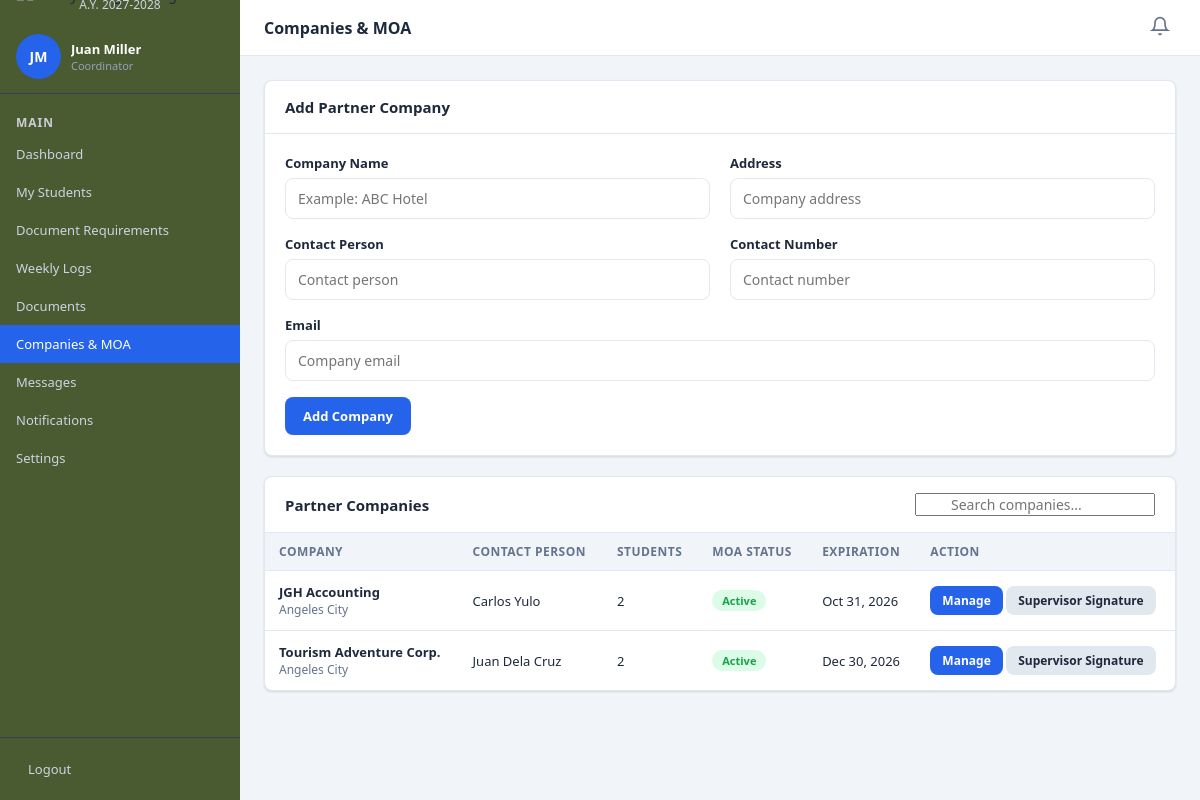
The app's page /coordinator_companies.php (signed in) with its own data.
### tables this page shows
CREATE TABLE `companies` (
  `id` int(11) NOT NULL,
  `company_name` varchar(150) NOT NULL,
  `address` varchar(255) DEFAULT NULL,
  `contact_person` varchar(150) DEFAULT NULL,
  `supervisor_name` varchar(150) DEFAULT NULL,
  `reference_signature` varchar(255) DEFAULT NULL,
  `contact_number` varchar(50) DEFAULT NULL,
  `email` varchar(150) DEFAULT NULL,
  `is_active` tinyint(1) DEFAULT 1,
  `created_by` int(11) DEFAULT NULL,
  `created_at` datetime DEFAULT current_timestamp()
);

### coordinator_companies.php (the view, shortened to what this page needs)
<?php
require_once 'sidebar.php';
$companies = $conn->query("
    SELECT
        c.*,
        (
            SELECT COUNT(*)
            FROM students s
            WHERE s.company_id = c.id
        ) AS student_count,
        (
            SELECT cm.effective_date
            FROM company_moa cm
            WHERE cm.company_id = c.id
            ORDER BY cm.expiration_date DESC, cm.id DESC
            LIMIT 1
        ) AS effective_date,
        (
            SELECT cm.expiration_date
            FROM company_moa cm
            WHERE cm.company_id = c.id
            ORDER BY cm.expiration_date DESC, cm.id DESC
            LIMIT 1
        ) AS expiration_date
    FROM companies c
    WHERE c.is_active = 1
    ORDER BY c.company_name ASC
");
function moaStatus($effective, $expiration)
{
    $today = date('Y-m-d');
    $daysRemaining =
        floor(
            (strtotime($expiration) - strtotime($today))
            / 86400
        );
    return 'Active';
}
?>
<!DOCTYPE html>
<html lang="en">
<head>
    <link
        rel="stylesheet"
        href="style.css"
    >
</head>
<body>
<div class="wrapper">
<div class="main-content">
<div class="page-content">
    <div class="card">
        <div class="card-header">
            <h3>Add Partner Company</h3>
        </div>
        <div class="card-body">
            <form method="POST">
                <div class="grid-2">
                    <div class="form-group">
                        <label>
                            Company Name
                        </label>
                        <input
                            type="text"
                            name="company_name"
                            placeholder="Example: ABC Hotel"
                            required
                        >
                    </div>
                    <div class="form-group">
                        <label>
                            Address
                        </label>
                        <input
                            type="text"
                            name="address"
                            placeholder="Company address"
                        >
                    </div>
                </div>
                <div class="grid-2">
                    <div class="form-group">
                        <label>
                            Contact Person
                        </label>
                        <input
                            type="text"
                            name="contact_person"
                            placeholder="Contact person"
                        >
                    </div>
                    <div class="form-group">
                        <label>
                            Contact Number
                        </label>
                        <input
                            type="text"
                            name="contact_number"
                            placeholder="Contact number"
                        >
                    </div>
                </div>
                <div class="form-group">
                    <label>
                        Email
                    </label>
                    <input
                        type="email"
                        name="email"
                        placeholder="Company email"
                    >
                </div>
                <button
                    type="submit"
                    name="add_company"
                    class="btn btn-primary"
                >
                    Add Company
                </button>
            </form>
        </div>
    </div>
    <div
        class="card"
        style="margin-top:20px;"
    >
        <div class="card-header">
            <h3>
                Partner Companies
            </h3>
            <div class="search-wrap">
                <input
                    type="text"
                    id="companySearch"
                    placeholder="Search companies..."
                >
            </div>
        </div>
        <div class="table-wrap">
            <table id="companyTable">
                <thead>
                    <tr>
                        <th>Company</th>
                        <th>Contact Person</th>
                        <th>Students</th>
                        <th>MOA Status</th>
                        <th>Expiration</th>
                        <th>Action</th>
                    </tr>
                </thead>
                <tbody>
                <?php if (!$companies || $companies->num_rows === 0): ?>
                    <tr>
                        <td
                            colspan="6"
                            class="text-center text-muted"
                            style="padding:32px;"
                        >
                            No partner companies added yet.
                        </td>
                    </tr>
                <?php else: ?>
                    <?php while ($company = $companies->fetch_assoc()): ?>
                        <?php
                        $status = moaStatus(
                            $company['effective_date'],
                            $company['expiration_date']
                        );
                        $badgeClass = 'badge-pending';
                        if ($status === 'Active') {
                            $badgeClass = 'badge-approved';
                        } elseif ($status === 'Expiring Soon') {
                            $badgeClass = 'badge-pending';
                        } elseif ($status === 'Expired') {
                            $badgeClass = 'badge-rejected';
                        }
                        ?>
                        <tr>
                            <td>
                                <strong>
                                    <?= htmlspecialchars(
                                        $company['company_name']
                                    ) ?>
                                </strong>
                                <?php if (!empty($company['address'])): ?>
                                    <div
                                        class="text-sm text-muted"
                                    >
                                        <?= htmlspecialchars(
                                            $company['address']
                                        ) ?>
                                    </div>
                                <?php endif; ?>
                            </td>
                            <td>
                                <?= htmlspecialchars(
                                    $company['contact_person']
                                    ?: '—'
                                ) ?>
                            </td>
                            <td>
                                <?= (int)$company['student_count'] ?>
                            </td>
                            <td>
                                <?php if ($status === 'No MOA'): ?>
                                    <span
                                        class="badge"
                                        style="
                                            background:#e5e7eb;
                                            color:#374151;
                                        "
                                    >
                                        No MOA
                                    </span>
                                <?php else: ?>
                                    <span
                                        class="badge <?= $badgeClass ?>"
                                    >
                                        <?= htmlspecialchars($status) ?>
                                    </span>
                                <?php endif; ?>
                            </td>
                            <td>
                                <?php
                                if (
                                    !empty(
                                        $company['expiration_date']
                                    )
                                ):
                                ?>
                                    <?= date(
                                        'M d, Y',
                                        strtotime(
                                            $company['expiration_date']
                                        )
                                    ) ?>
                                <?php else: ?>
                                    —
                                <?php endif; ?>
                            </td>
                            <td>
                                <a
                                    href="coordinator_company_view.php?id=<?= (int)$company['id'] ?>"
                                    class="btn btn-sm btn-primary"
                                >
                                    Manage
                                </a>
                                <a
                                    href="<?= BASE_URL ?>company_signature.php?id=<?= (int)$company['id'] ?>"
                                    class="btn btn-sm btn-secondary"
                                >
                                    Supervisor Signature
                                </a>
                            </td>
                        </tr>
                    <?php endwhile; ?>
                <?php endif; ?>
                </tbody>
            </table>
        </div>
    </div>
</div>
</div>
</div>
</body>
</html>

### style.css (style rules this page uses)
*, *::before, *::after { box-sizing: border-box; margin: 0; padding: 0; }
:root { --primary: #2563eb; --primary-dark: #1d4ed8; --primary-light: #dbeafe; --secondary: #64748b; --success: #16a34a; --success-light: #dcfce7; --warning: #d97706; --warning-light: #fef3c7; --danger: #dc2626; --danger-light: #fee2e2; --info: #0891b2; --info-light: #cffafe; --bg: #f1f5f9; --sidebar-bg: #4A5A31; --sidebar-bg2: #4A5A31; --sidebar-text: #cbd5e1; --sidebar-hover: rgba(255,255,255,0.12); --sidebar-active: #3b82f6; --card-bg: #ffffff; --border: #e2e8f0; --text-main: #1e293b; --text-muted: #64748b; --shadow: 0 1px 3px rgba(0,0,0,.08), 0 1px 2px rgba(0,0,0,.06); --shadow-md: 0 4px 6px -1px rgba(0,0,0,.1), 0 2px 4px -1px rgba(0,0,0,.06); --radius: 8px; --sidebar-width: 240px; }
body { font-family: 'Segoe UI', sans-serif; background: var(--bg); color: var(--text-main); font-size: 14px; }
a { text-decoration: none; color: inherit; }
input, select, textarea, button { font-family: inherit; font-size: 14px; }
.form-group { margin-bottom: 16px; }
.form-group label { display: block; font-size: 13px; font-weight: 600; color: var(--text-main); margin-bottom: 6px; }
.form-group input, .form-group select, .form-group textarea { width: 100%; padding: 10px 12px; border: 1.5px solid var(--border); border-radius: var(--radius); background: #fff; color: var(--text-main); transition: border-color .2s; }
.btn { display: inline-flex; align-items: center; gap: 6px; padding: 10px 18px; border-radius: var(--radius); border: none; cursor: pointer; font-weight: 600; font-size: 13px; transition: all .2s; }
.btn-primary { background: var(--primary); color: #fff; }
.btn-secondary { background: var(--border); color: var(--text-main); }
.btn-sm { padding: 6px 12px; font-size: 12px; }
.wrapper { display: flex; min-height: 100vh; }
.main-content { margin-left: var(--sidebar-width); width: calc(100% - var(--sidebar-width)); min-height:100vh; display:flex; flex-direction:column; flex:1; }
.page-content { padding: 24px; flex: 1; }
.card { background: var(--card-bg); border-radius: var(--radius); border: 1px solid var(--border); box-shadow: var(--shadow); }
.card-header { padding: 16px 20px; border-bottom: 1px solid var(--border); display: flex; align-items: center; justify-content: space-between; }
.card-header h3 { font-size: 15px; font-weight: 700; }
.card-body { padding: 20px; }
.table-wrap { overflow-x: auto; }
table { width: 100%; border-collapse: collapse; }
th { background: var(--bg); padding: 10px 14px; text-align: left; font-size: 12px; font-weight: 700; color: var(--text-muted); text-transform: uppercase; letter-spacing: .04em; border-bottom: 1px solid var(--border); }
td { padding: 12px 14px; border-bottom: 1px solid var(--border); font-size: 13px; vertical-align: middle; }
tr:last-child td { border-bottom: none; }
.badge { display: inline-flex; align-items: center; padding: 3px 10px; border-radius: 99px; font-size: 11px; font-weight: 700; }
.badge-approved { background: var(--success-light); color: var(--success); }
.grid-2 { display: grid; grid-template-columns: 1fr 1fr; gap: 20px; }
.text-muted { color: var(--text-muted); }
.text-sm { font-size: 12px; }
.search-wrap { position: relative; }
.search-wrap input { padding-left: 34px; }

### records on screen
companies: company_name "JGH Accounting", address "Angeles City", contact_person "Carlos Yulo", student_count "2", status "Active", expiration_date "Oct 31, 2026"
companies: company_name "Tourism Adventure Corp.", address "Angeles City", contact_person "Juan Dela Cruz", student_count "2", status "Active", expiration_date "Dec 30, 2026"

### other values on screen
$initials "JM"
$name "Juan Miller"
$role "Coordinator"
$title "Companies & MOA"
